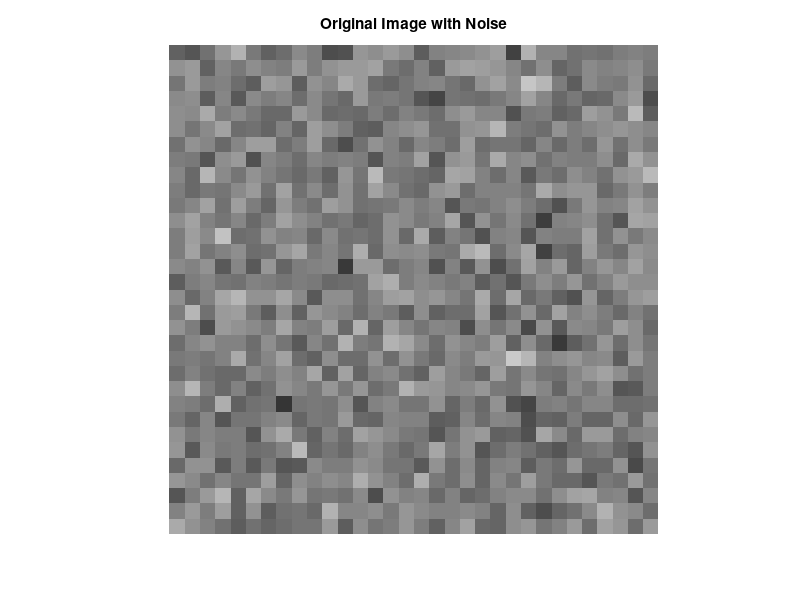

Recreate this plot in MATLAB. (Note: this script raises an error after producing the figure.)
% Code inspired by Professor Daniel Rowe
% Based on ImageStatsToy.m and MotivationImage.m
clear; clc;

rng('default')
printfigs=0;

nx=32; ny=nx;
limMin=75; limMax=125; yhist=15;
mu=100; sigma2=20;

I0=ones(ny,nx)*mu;
N=sqrt(sigma2)*randn([ny,nx]);
I=I0+N;

Ibar=mean(I(:)), s2I=var(I(:))

figure;
imagesc(I,[limMin,limMax])
colormap(gray), axis image, axis off
title('Original Image with Noise')
if (printfigs==1)
    print(gcf,'-dtiffn','-r100','I')
end

figure;
histogram(I(:),(limMin:2:limMax))
xlim([limMin,limMax]), ylim([0,yhist])
title('Histogram of Original Image')
if (printfigs==1)
    print(gcf,'-dtiffn','-r100','Ihist')
end

kernel=[  0,1/8,  0;...
        1/8,1/2,1/8;...
          0,1/8,  0];

O=MyConv(I,kernel);

Obar=mean(O(:)), s2O=var(O(:))

figure;
imagesc(O,[limMin,limMax])
colormap(gray), axis image, axis off
title('Smoothed Image')
if (printfigs==1)
    print(gcf,'-dtiffn','-r100','O')
end

figure;
histogram(O(:),(limMin:2:limMax))
xlim([limMin,limMax]), ylim([0,yhist])
title('Histogram of Smoothed Image')
if (printfigs==1)
    print(gcf,'-dtiffn','-r100','Ohist')
end

% convolution matrix with wrap-around 
% (original was hardcoded for 8x8)
krnl=zeros(ny,nx);
krnl(1,1)=1/2;
krnl(1,2)=1/8;
krnl(2,1)=1/8;
krnl(1,nx)=1/8;
krnl(ny,1)=1/8;

% Matrix
A=zeros(ny*nx,ny*nx);
for j=1:ny
    if (j~=1)
        krnl=[krnl(ny,:);krnl(1:ny-1,:)];
    end
    A((j-1)*nx+1,:)=reshape(krnl',[nx*ny,1])';
    for i=(j-1)*nx+2:j*nx
        krnl=[krnl(:,nx),krnl(:,1:nx-1)];
        A(i,:)=reshape(krnl',[nx*ny,1])';
    end
    krnl=[krnl(:,nx),krnl(:,1:nx-1)];
end

figure;
imagesc(A,[0,5/16])
axis image, axis off, colormap(gray)
title('Convolution Matrix A')
if (printfigs==1)
    print(gcf,'-dtiffn','-r100','A')
end

AAt=A*A';
figure;
imagesc(AAt,[0,5/16])
colormap(gray), axis image, axis off
title('Induced Covariance Matrix AA^T')
if (printfigs==1)
    print(gcf,'-dtiffn','-r100','AAt')
end

R=diag(1./sqrt(diag(AAt)))*AAt*diag(1./sqrt(diag(AAt)));
figure;
imagesc(R,[0,1])
colormap(gray), axis image, axis off
title('Spatial Correlation Matrix R')
if (printfigs==1)
    print(gcf,'-dtiffn','-r100','R')
end

Ivec=reshape(I',nx*ny,1);
Wvec=A*Ivec;
W=reshape(Wvec,nx,ny)';

figure;
imagesc(W,[limMin,limMax])
colormap(gray), axis image, axis off
title('Matrix Convolution Result')
if (printfigs==1)
    print(gcf,'-dtiffn','-r100','W')
end

Wbar=mean(W(:)), s2W=var(W(:))

invA=pinv(A);
figure;
imagesc(invA,[-1,1])
colormap(gray), axis image, axis off
title('Deconvolution Matrix (pseudo-inverse of A)')
if (printfigs==1)
    print(gcf,'-dtiffn','-r100','invA')
end

% deconvolution
Vvec=invA*Wvec;
V=reshape(Vvec,nx,ny)';

figure;
imagesc(V,[limMin,limMax])
colormap(gray), axis image, axis off
title('Deconvolved Image')
if (printfigs==1)
    print(gcf,'-dtiffn','-r100','V')
end

figure;
histogram(V(:),(limMin:2:limMax))
xlim([limMin,limMax]), ylim([0,yhist])
title('Histogram of Deconvolved Image')
if (printfigs==1)
    print(gcf,'-dtiffn','-r100','Vhist')
end

Vbar=mean(V(:)), s2V=var(V(:))

pixnum=ny/2*nx+nx/2+1;
r=R(pixnum,:);
corImage=reshape(r,[nx,ny])';
figure;
imagesc(corImage,[-1,1])
axis image, axis off, colormap(gray)
title('Spatial Autocorrelation from Center Pixel')
if (printfigs==1)
    print(gcf,'-dtiffn','-r100','corImage')
end

figure;
imagesc(invA*A,[-1,1])
colormap(gray), axis image, axis off
title('invA*A (should approximate identity)')
if (printfigs==1)
    print(gcf,'-dtiffn','-r100','invAA')
end